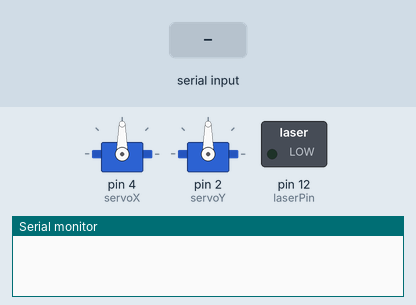
A sketch run on a simulated Arduino Uno, built with avr-gcc and run on an emulated ATmega328P. Parts: 2 × servo, switched loads named in the sketch (green lamp = pin HIGH), the last lines printed to the serial monitor. Inputs (shaded band) come from the test bench.

Above: at 1.2 s.
1.3 s: "on 1\n" received over Serial
At 2.75 s:
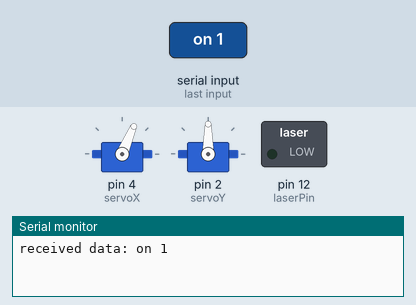
4.3 s: "on" received over Serial
At 7.2 s:
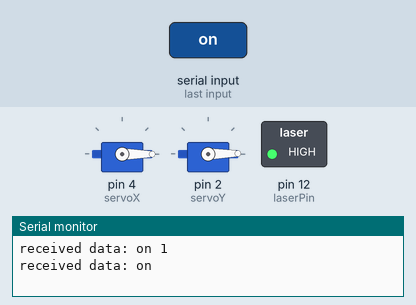
7.3 s: "off 150\n" received over Serial
At 9.06 s:
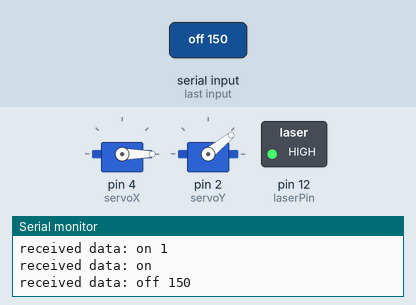
10.3 s: "off" received over Serial
At 12.6 s:
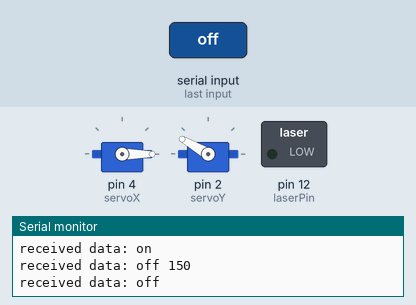
13.3 s: " " received over Serial
At 14.75 s:
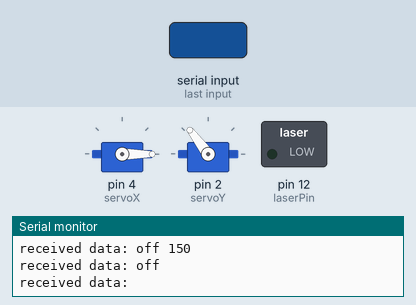
16.3 s: "90 45\n" received over Serial
At 22.0 s:
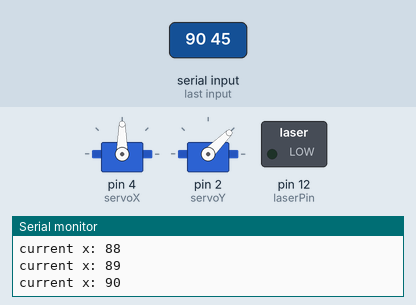
Timing chart, 0 to 22.5 s (numbered marks = the images above; inputs shaded):
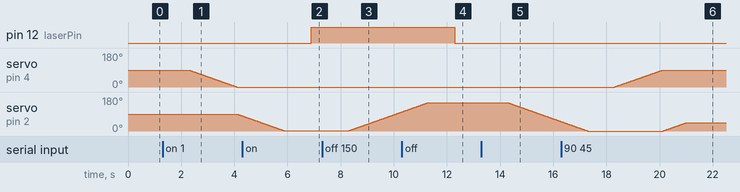

The sketch:

laser_servo.ino
```cpp
#include <Servo.h>

Servo servoX, servoY;
// twelve servo objects can be created on most boards
String input;
int laserPin = 12;
int laserState = LOW;
int current_x=90, current_y=90;
void setup() {
  servoX.attach(4);
  servoY.attach(2);
  pinMode(laserPin, OUTPUT);
  // attaches the servo on pin 9 to the servo object
  Serial.begin(9600);
  //Serial.setTimeout(10);
  servoX.write(current_x);
  servoY.write(current_y);
}

void loop() {
  //digitalWrite(laserPin, laserState);
  ;
}

void serialEvent() {
  String serialData = Serial.readString();
  // t for toggle
  Serial.println("received data: "+serialData);
  if(serialData=="on") {
    laserState = HIGH;
    digitalWrite(laserPin, laserState);
  }
  else if (serialData=="off") {
    laserState = LOW;
    digitalWrite(laserPin, laserState);
  }
  else{
    int x = getX(serialData);
    int y = getY(serialData);
    while(current_x<x) {
      current_x++;
      servoX.write(current_x);
      delay(20);
      Serial.print("current x: ");
      Serial.println(current_x);
    }
    while(current_x>x) {
      current_x--;
      servoX.write(current_x);
      delay(20);
    }
    while(current_y<y) {
      current_y++;
      servoY.write(current_y);
      delay(20);
    }
    while(current_y>y) {
      current_y--;
      servoY.write(current_y);
      delay(20);
    }
  }
}

int getX(String data){
  data.remove(data.indexOf(" "));
  return data.toInt();
}

int getY(String data) {
  data.remove(0, data.indexOf(' ')+1);
  return data.toInt();
}
```

Measured:
- after the input at 1.3 s, servo on pin 4 (servoX): moves from 90° to 0° over 1.8 s, starting after 1.0 s; servo on pin 2 (servoY): moves from 90° to 80° over 0.18 s, starting after 2.8 s
- after the input at 4.3 s, pin 12 (laserPin): LOW → HIGH after 2.6 s
- after the input at 7.3 s, servo on pin 2 (servoY): moves from 1° to 101° over 2.0 s, starting after 1.0 s
- after the input at 10.3 s, pin 12 (laserPin): HIGH → LOW after 2.0 s
- after the input at 13.3 s, servo on pin 2 (servoY): moves from 150° to 50° over 2.0 s, starting after 1.0 s
- after the input at 16.3 s, servo on pin 4 (servoX): moves from 0° to 90° over 1.8 s, starting after 2.0 s
